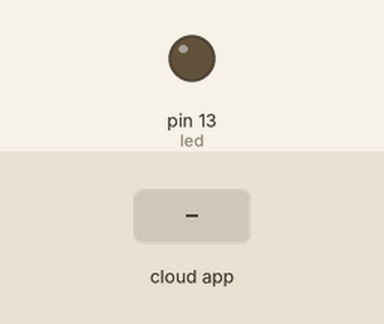
Bench run of a sketch on a simulated Arduino Uno, built with avr-gcc and run on an emulated ATmega328P. On the bench: output pins drawn as LEDs (lit = HIGH). The inputs (shaded band) are chosen by the test bench. The ROS host is connected and sends only what is stated.

Above: at 1.3 s.
1.4 s: the phone or cloud app sets talker_vision to 0
At 2.3 s:
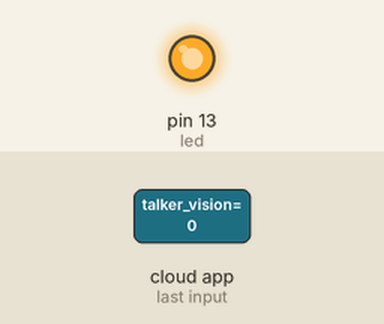
3.0 s: the phone or cloud app sets talker_vision to 1
At 3.4 s:
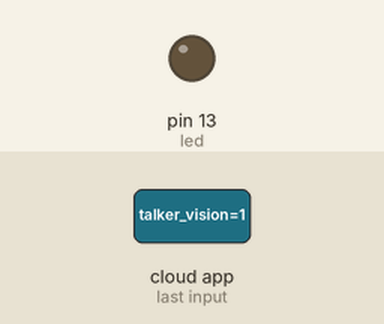
Timing chart, 0 to 6.0 s (numbered marks = the images above; inputs shaded):
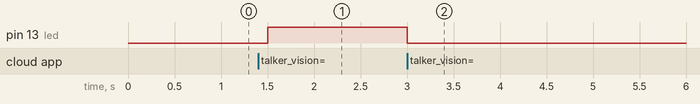

Measured:
- after the input at 1.4 s, pin 13 (led): LOW → HIGH after 0.10 s
- after the input at 3.0 s, pin 13 (led): HIGH → LOW at once

The sketch:

pubsub.ino
```cpp
/*
 * rosserial PubSub Example
 * Prints "hello world!" and toggles led
 */

#include <ros.h>
#include <std_msgs/String.h>
#include <std_msgs/Empty.h>

ros::NodeHandle  nh;


// void messageCb( const std_msgs::Empty& toggle_msg)
// {
//   digitalWrite(13, HIGH-digitalRead(13));   // blink the led
// }

// ros::Subscriber<std_msgs::Empty> sub("toggle_led", messageCb );


void messageCb( const std_msgs::String& talker_vision)
{
  digitalWrite(13, HIGH-digitalRead(13));   // blink the led
}

ros::Subscriber<std_msgs::String> sub("talker_vision", messageCb );


//publisher
//std_msgs::String str_msg;
//ros::Publisher chatter("chatter", &str_msg);
//
//char hello[13] = "hello world!";

void setup()
{
  pinMode(13, OUTPUT);
  nh.initNode();
  //nh.advertise(chatter);
  nh.subscribe(sub);
}

void loop()
{
 // str_msg.data = hello;
  //chatter.publish( &str_msg );
  nh.spinOnce();
  delay(500);
}
```
